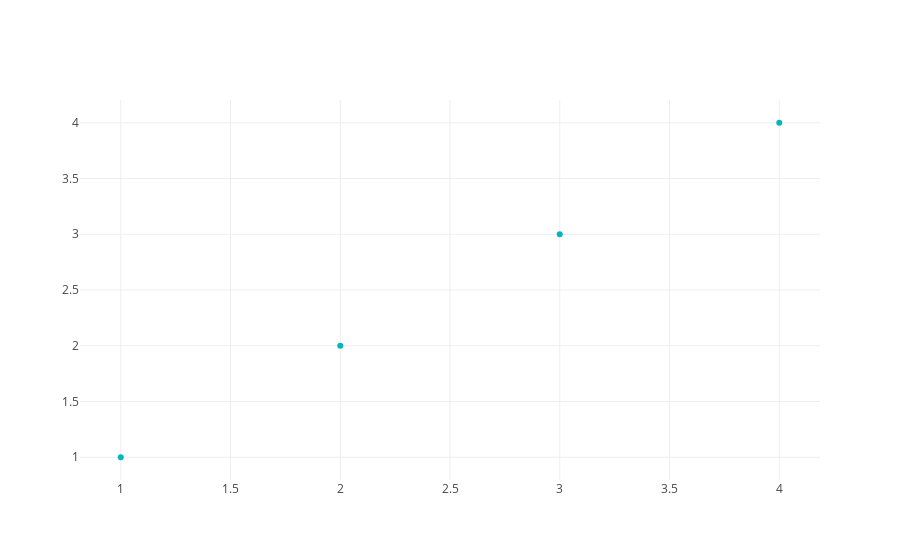

Here is the notebook cell this chart was saved with:
### Markdown cell above
The plot above has one trace which is a line trace.  However, this type of trace is just the default.  Note, that we did not specify any particular type.

```python
trace = {'x': [1, 2, 3, 4], 'y': [1, 2, 3, 4]}
```

We can change it by changing the mode to `markers`.  While we are at it, let's also change the color of the markers.

### Code cell
trace = {'x': [1, 2, 3, 4], 'y': [1, 2, 3, 4], 'mode': 'markers', 'marker': {'color': 'rgba(0, 182, 193,1)'}}

plotly.offline.iplot([
    trace
])

### Figure 1 — Plotly figure (JSON) as saved in the notebook; plotly's stock layout.template omitted (floating-point values rounded to 4 significant figures)
{"data": [{"marker": {"color": "rgba(0, 182, 193,1)"}, "mode": "markers", "type": "scatter", "uid": "2f043446-c5bb-11e8-b71a-0242ac11008a", "x": [1, 2, 3, 4], "y": [1, 2, 3, 4]}], "layout": {}}
